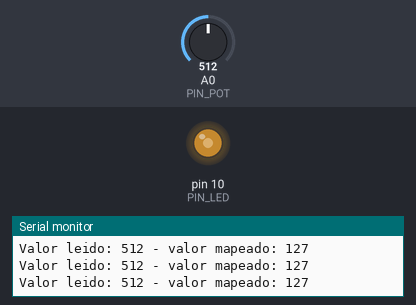
A sketch run on a simulated Arduino Uno, built with avr-gcc and run on an emulated ATmega328P. Shown: output pins drawn as LEDs (lit = HIGH), the last lines printed to the serial monitor. The test bench sets the inputs (shaded band); at power-on: A0 (PIN_POT) = 512.

Above: at 1.2 s.
1.3 s: A0 (PIN_POT) set to 716
At 1.9 s:
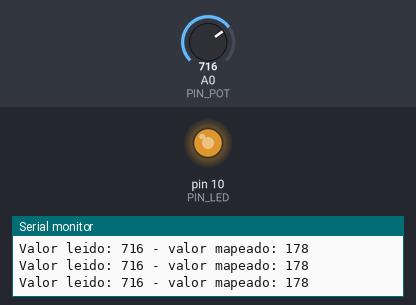
2.9 s: A0 (PIN_POT) set to 900
At 3.3 s:
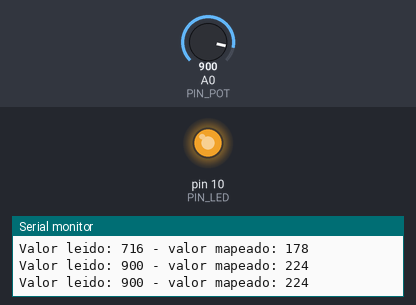
4.5 s: A0 (PIN_POT) set to 122
At 5.8 s:
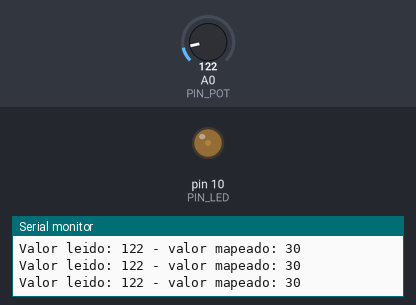
6.1 s: A0 (PIN_POT) set to 0
At 7.4 s:
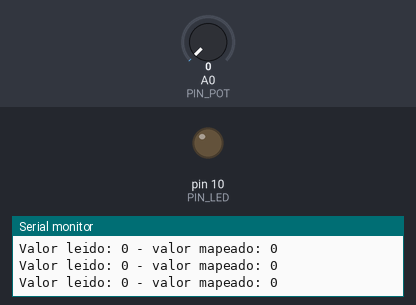
7.7 s: A0 (PIN_POT) set to 511
At 8.8 s:
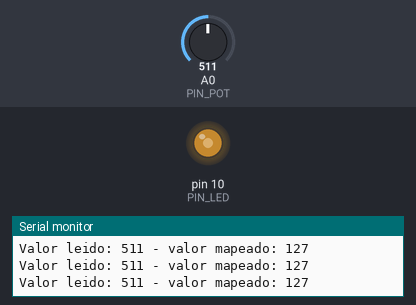
Timing chart, 0 to 10.3 s (numbered marks = the images above; inputs shaded):
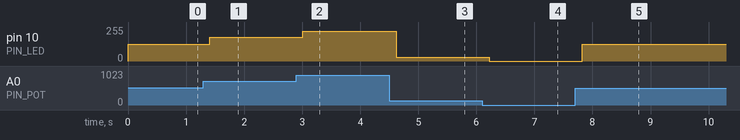

Measured:
- after the input at 1.3 s, pin 10 (PIN_LED): 127/255 → 178/255 after 0.11 s
- after the input at 2.9 s, pin 10 (PIN_LED): 178/255 → 224/255 after 0.11 s
- after the input at 4.5 s, pin 10 (PIN_LED): 224/255 → 30/255 after 0.12 s
- after the input at 6.1 s, pin 10 (PIN_LED): 30/255 → 0/255 after 0.12 s
- after the input at 7.7 s, pin 10 (PIN_LED): 0/255 → 127/255 after 0.13 s

The sketch:

pot_led_dimmer.ino
```cpp
int readVal;
int light;

const int PIN_POT = A0;
const int PIN_LED = 10;
const int DT = 200;


void setup()
{
  Serial.begin(9600);
  pinMode(PIN_POT, INPUT);
  pinMode(PIN_LED, OUTPUT);
}

void loop()
{
  readVal = analogRead(PIN_POT);
  light = map(readVal, 0, 1023, 0, 255);
  Serial.print("Valor leido: ");
  Serial.print(readVal);
  Serial.print(" - valor mapeado: ");
  Serial.println(light);
  analogWrite(PIN_LED, light);
  delay(DT);
}
```
